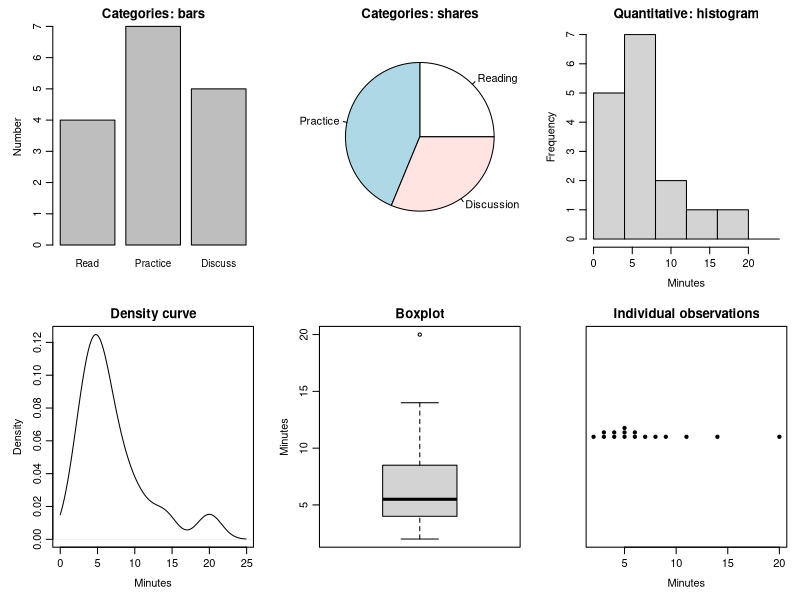
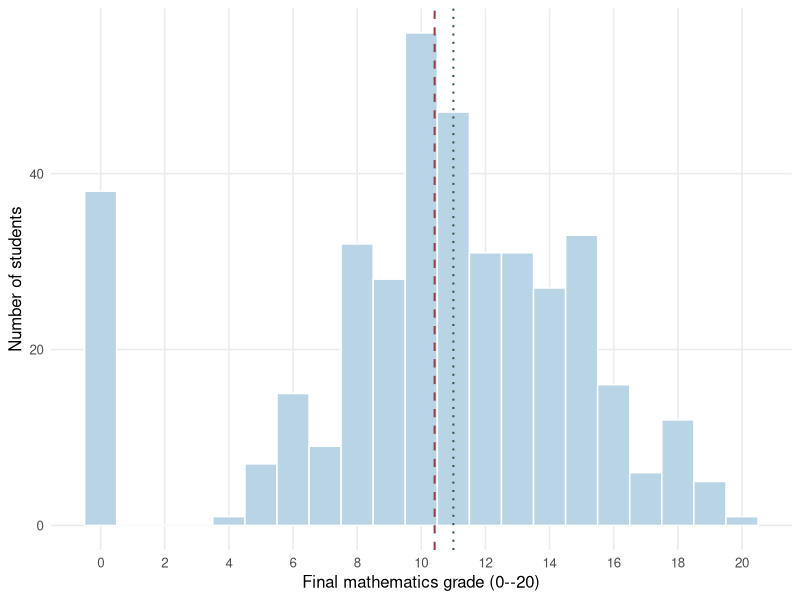
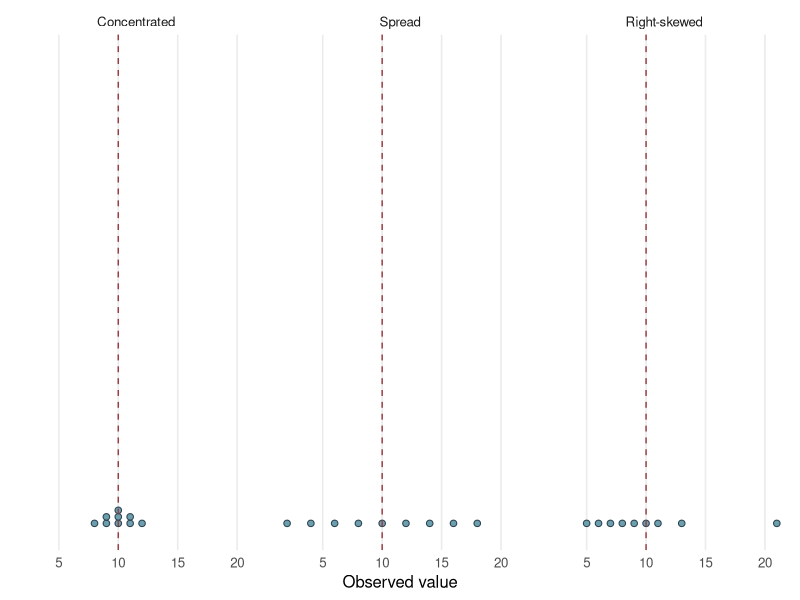
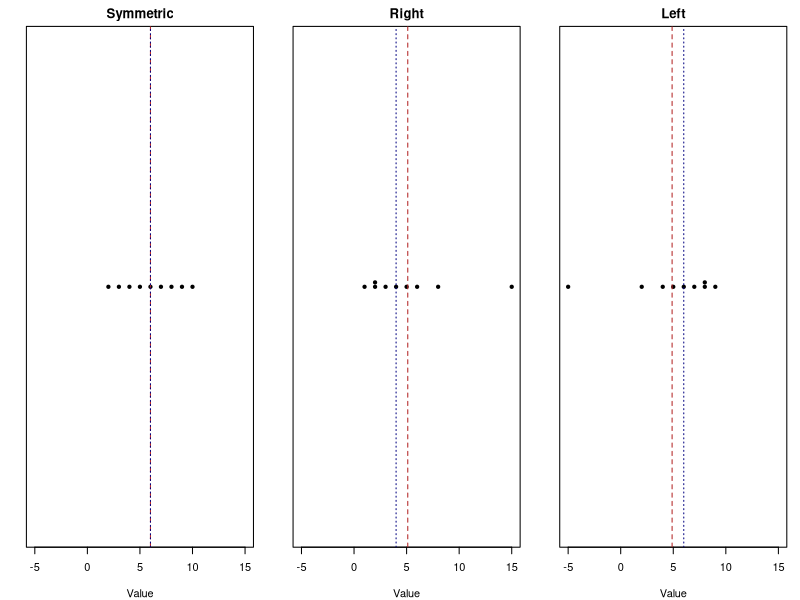
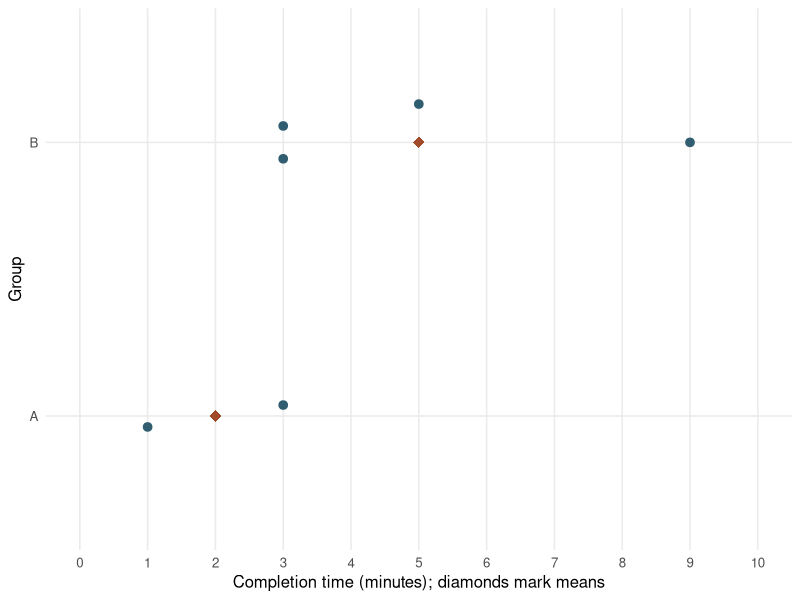
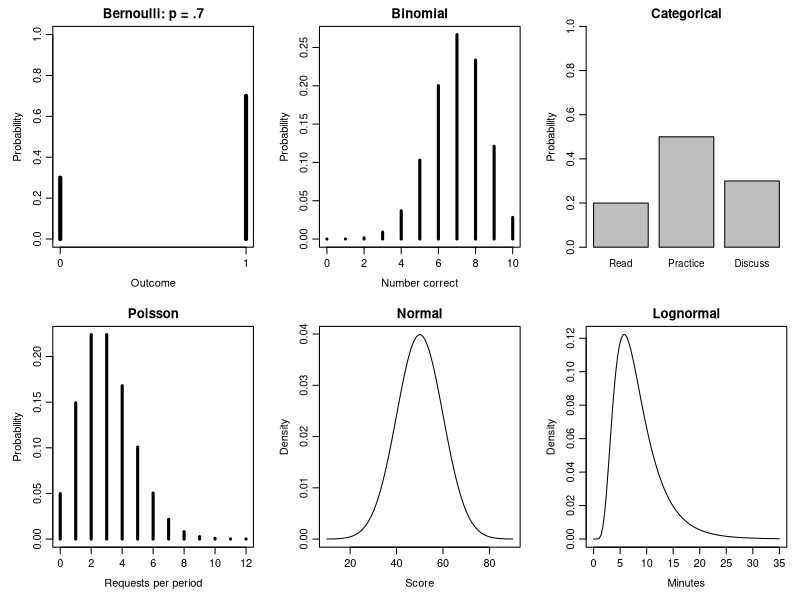
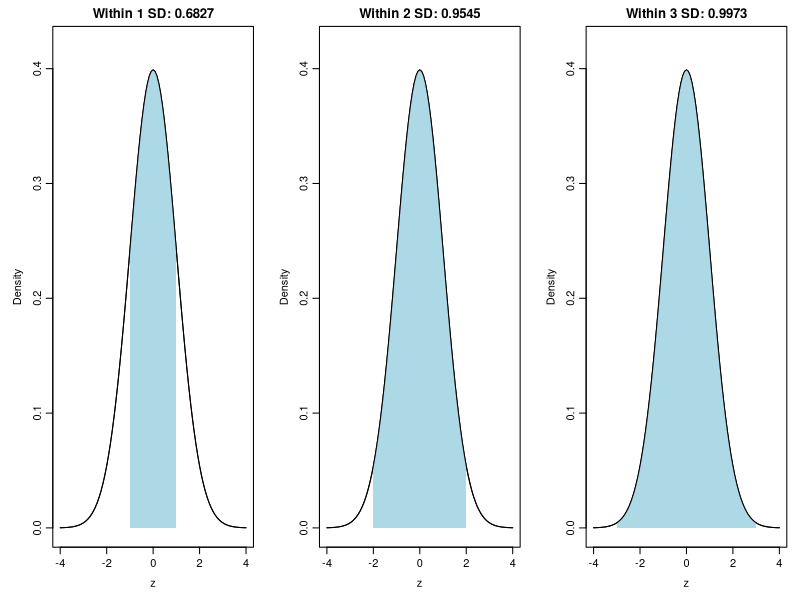
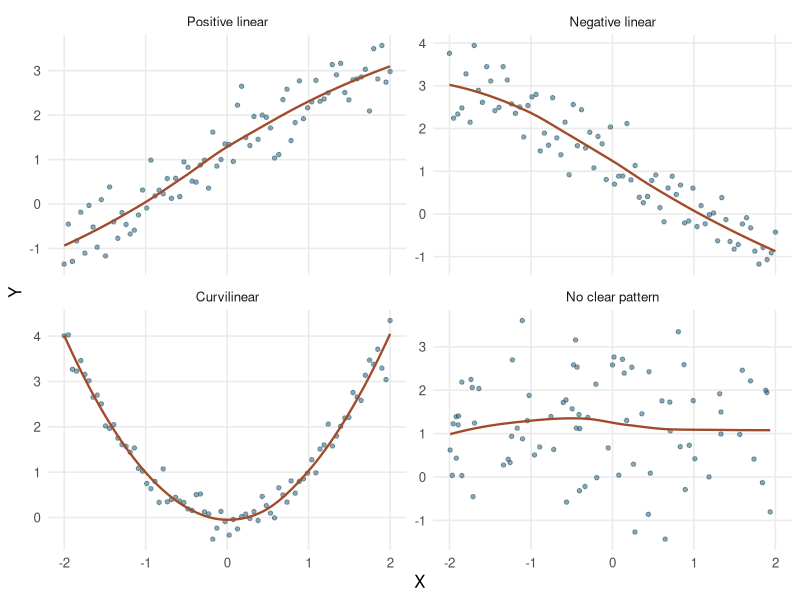

R code for these plots, in order:
## ---- chunk 1
#| label: setup
#| include: false

knitr::opts_chunk$set(
  echo = FALSE,
  warning = FALSE,
  message = FALSE,
  fig.align = "center",
  fig.width = 6,
  out.width = "100%"
)
if (knitr::is_latex_output()) {
  knitr::opts_chunk$set(dev = "cairo_pdf")
}

options(digits = 3, width = 72, scipen = 4)
library(ggplot2)
theme_set(
  theme_minimal(base_size = 12) +
    theme(
      panel.grid.minor = element_blank(),
      legend.position = "bottom",
      plot.title.position = "plot"
    )
)

## The curated UCI secondary-school record of Cortez and Silva (2008),
## reduced to the columns this chapter analyses and embedded so that the
## chapter renders without an external data file. Values are unchanged;
## pass reproduces the documented cut point of 10 on the 0-20 scale.
sp_absences <- c(
 6,4,10,2,4,10,0,6,0,0,0,4,2,2,0,4,6,4,16,4,0,0,2,0,2,14,2,4,4,16,0,0,0,
 0,0,0,2,7,2,8,25,8,2,0,14,8,12,4,2,2,2,2,6,0,6,8,0,4,2,2,6,6,4,2,0,2,4,
 4,2,12,0,0,2,2,54,6,8,0,2,12,2,4,10,4,2,6,4,4,12,18,0,4,4,0,6,2,2,2,6,
 0,14,0,4,26,0,10,8,2,6,4,6,0,6,10,8,2,2,0,20,6,2,6,2,18,0,0,0,2,0,8,0,
 0,12,16,0,0,0,0,0,0,0,8,2,2,0,0,0,2,0,0,0,6,8,0,0,2,8,6,2,4,0,6,0,2,0,
 16,4,0,0,0,0,2,0,0,4,4,2,4,10,4,10,2,0,56,14,12,2,0,6,4,10,0,12,8,0,0,
 4,8,24,0,2,6,4,18,6,28,5,10,6,6,10,13,0,15,12,2,22,13,3,4,2,0,2,0,0,16,
 10,2,14,10,14,4,14,2,18,10,4,20,2,0,14,2,0,0,0,6,4,16,8,0,0,6,4,0,0,2,
 6,12,8,0,21,2,1,4,0,13,2,8,10,0,15,4,2,2,2,6,75,22,15,8,30,19,1,4,4,2,
 5,6,6,9,11,0,12,6,8,4,0,10,0,5,14,0,0,0,20,8,0,38,0,18,0,20,3,22,14,40,
 0,9,0,2,23,12,3,1,0,3,3,8,7,4,2,7,0,0,0,16,12,0,7,4,4,0,11,0,4,7,9,0,0,
 10,8,2,7,4,4,0,4,2,4,0,0,2,0,0,0,4,0,0,0,10,4,3,8,14,0,2,4,4,0,17,4,5,
 2,0,14,2,7,0,0,0,11,3,3,0,5
)

sp_grade_period_2 <- c(
 6,5,8,14,10,15,12,5,18,15,8,12,14,10,16,14,14,10,5,10,14,15,15,13,9,9,
 12,16,11,12,11,16,16,10,14,7,16,16,12,13,10,12,18,8,10,8,12,19,15,7,13,
 13,11,10,13,9,15,15,10,16,11,8,10,9,10,15,13,7,9,16,15,10,6,12,12,9,11,
 11,8,5,12,10,6,15,10,9,7,14,10,6,7,17,6,10,13,10,15,9,14,9,7,17,13,6,
 18,11,8,18,13,15,19,10,13,19,9,15,13,14,7,13,15,14,13,11,7,13,10,8,4,
 18,0,0,13,11,0,0,0,0,12,16,9,9,11,14,0,11,7,11,6,9,5,13,10,0,11,8,12,8,
 15,12,6,9,0,10,8,11,10,15,7,14,5,15,11,7,11,9,13,5,8,10,8,13,17,9,13,
 12,12,15,7,9,12,8,8,9,14,15,15,9,18,9,16,10,9,6,10,9,7,12,9,7,8,12,13,
 7,10,15,6,6,7,10,6,5,16,13,13,8,15,11,8,10,13,11,9,13,7,9,13,12,11,7,
 12,11,0,12,0,18,12,8,5,15,8,10,9,9,12,9,12,11,14,9,18,8,12,9,10,17,9,
 10,9,0,9,14,11,14,10,12,9,9,8,11,8,9,12,9,9,10,18,12,14,13,11,15,12,18,
 13,12,9,8,13,15,10,11,12,17,14,12,18,9,12,10,9,12,11,10,13,11,8,10,11,
 11,13,9,11,14,15,12,15,10,9,14,8,14,0,8,9,15,13,8,15,10,12,10,15,8,10,
 13,15,10,15,13,7,13,7,8,11,9,13,12,10,16,13,12,11,15,11,10,13,6,10,12,
 7,12,11,5,18,8,14,9,15,10,14,6,11,5,5,9,5,5,9,5,9,16,8,12,9
)

sp_final_grade <- c(
 6,6,10,15,10,15,11,6,19,15,9,12,14,11,16,14,14,10,5,10,15,15,16,12,8,8,
 11,15,11,11,12,17,16,12,15,6,18,15,11,13,11,12,18,11,9,6,11,20,14,7,13,
 13,10,11,13,10,15,15,9,16,11,11,9,9,10,15,12,6,8,16,15,10,5,14,11,10,
 10,11,10,5,12,11,6,15,10,8,6,14,10,7,8,18,6,10,14,10,15,10,14,8,5,17,
 14,6,18,11,8,18,13,16,19,10,13,19,9,16,14,13,8,13,15,15,13,13,8,12,11,
 9,0,18,0,0,12,11,0,0,0,0,12,15,0,9,11,13,0,11,0,11,0,10,0,14,10,0,12,8,
 13,10,15,12,0,7,0,10,7,12,10,16,0,14,0,16,10,0,9,9,11,6,9,11,8,12,17,8,
 12,11,11,15,9,10,13,9,8,10,14,15,16,10,18,10,16,10,10,6,11,9,7,13,10,7,
 8,13,14,8,10,15,4,8,8,10,6,0,17,13,14,7,15,12,9,12,14,11,9,13,6,10,13,
 12,11,0,12,12,0,12,0,18,13,8,5,15,8,10,8,8,12,8,13,11,14,0,18,8,12,9,0,
 17,10,11,10,0,9,14,11,14,10,12,9,9,8,10,8,10,12,10,11,11,19,12,14,15,
 11,15,13,18,14,11,0,8,14,16,11,10,14,18,13,12,18,8,12,10,0,13,11,11,13,
 11,0,9,10,11,13,9,11,15,15,11,16,10,9,14,8,14,0,0,0,15,13,0,17,10,11,0,
 15,0,10,14,16,9,15,13,8,13,8,8,11,9,13,11,10,16,13,12,10,15,12,10,13,0,
 10,11,9,12,11,5,19,10,15,10,15,10,14,7,10,0,5,10,6,0,8,0,9,16,7,10,9
)

sp_higher_no <- c(
 79,128,149,151,154,161,164,165,166,167,240,248,251,253,270,277,312,353,
 362,372
)

sp_school_ms <- c(
 350,351,352,353,354,355,356,357,358,359,360,361,362,363,364,365,366,
 367,368,369,370,371,372,373,374,375,376,377,378,379,380,381,382,383,
 384,385,386,387,388,389,390,391,392,393,394,395
)

students <- data.frame(
  student_id = sprintf("U%03d", seq_along(sp_absences)),
  school = "GP",
  absences = as.integer(sp_absences),
  grade_period_2 = as.integer(sp_grade_period_2),
  final_grade = as.integer(sp_final_grade),
  higher_education = "yes",
  stringsAsFactors = FALSE
)
students$school[sp_school_ms] <- "MS"
students$higher_education[sp_higher_no] <- "no"
students$pass <- ifelse(students$final_grade >= 10, "Yes", "No")

grade_zero <- students$final_grade == 0
students_no_grade_zero <- students[!grade_zero, ]
stopifnot(
  sum(grade_zero) == 38L,
  all(students$absences[grade_zero] == 0),
  sum(students$grade_period_2[grade_zero] > 0) == 25L
)
grade_zero_sensitivity <- c(
  n = nrow(students_no_grade_zero),
  mean = mean(students_no_grade_zero$final_grade),
  median = median(students_no_grade_zero$final_grade),
  variance = var(students_no_grade_zero$final_grade),
  sd = sd(students_no_grade_zero$final_grade),
  IQR = IQR(students_no_grade_zero$final_grade),
  covariance = cov(
    students_no_grade_zero$absences,
    students_no_grade_zero$final_grade
  ),
  correlation = cor(
    students_no_grade_zero$absences,
    students_no_grade_zero$final_grade
  )
)

grade_summary <- data.frame(
  Summary = c("Mean", "Median", "Sample variance", "Sample standard deviation", "IQR"),
  Value = c(
    mean(students$final_grade),
    median(students$final_grade),
    var(students$final_grade),
    sd(students$final_grade),
    IQR(students$final_grade)
  ),
  Units = c("grade points", "grade points", "squared grade points",
            "grade points", "grade points")
)

same_mean <- data.frame(
  Pattern = factor(
    rep(c("Concentrated", "Spread", "Right-skewed"), each = 9),
    levels = c("Concentrated", "Spread", "Right-skewed")
  ),
  Value = c(
    8, 9, 9, 10, 10, 10, 11, 11, 12,
    2, 4, 6, 8, 10, 12, 14, 16, 18,
    5, 6, 7, 8, 9, 10, 11, 13, 21
  ),
  Index = rep(seq_len(9), 3)
)

set.seed(60202)
pattern_x <- seq(-2, 2, length.out = 80)
relationship_patterns <- rbind(
  data.frame(
    X = pattern_x,
    Y = 1.2 + 1.1 * pattern_x + rnorm(80, 0, .45),
    Pattern = "Positive linear"
  ),
  data.frame(
    X = pattern_x,
    Y = 1.2 - 1.1 * pattern_x + rnorm(80, 0, .45),
    Pattern = "Negative linear"
  ),
  data.frame(
    X = pattern_x,
    Y = pattern_x^2 + rnorm(80, 0, .25),
    Pattern = "Curvilinear"
  ),
  data.frame(
    X = runif(80, -2, 2),
    Y = rnorm(80, 1.2, 1.1),
    Pattern = "No clear pattern"
  )
)
relationship_patterns$Pattern <- factor(
  relationship_patterns$Pattern,
  levels = c("Positive linear", "Negative linear", "Curvilinear", "No clear pattern")
)

normal_grid <- data.frame(Z = seq(-3.4, 3.4, length.out = 500))
normal_grid$Density <- dnorm(normal_grid$Z)

set.seed(60203)
repetitions <- 5000L
sample_sizes <- c(5L, 30L, 100L)
sampling_means <- do.call(rbind, lapply(sample_sizes, function(n) {
  data.frame(
    Sample_size = factor(n, levels = sample_sizes),
    Sample_mean = replicate(repetitions, mean(rexp(n, rate = 1 / 10)))
  )
}))
sampling_split <- split(sampling_means$Sample_mean, sampling_means$Sample_size)
sampling_summary <- data.frame(
  n = sample_sizes,
  Mean_of_means = vapply(sampling_split, mean, numeric(1)),
  Empirical_SE = vapply(sampling_split, sd, numeric(1)),
  Model_SE = 10 / sqrt(sample_sizes),
  row.names = NULL
)

group_times <- data.frame(
  Group = factor(c("A", "A", "B", "B", "B", "B")),
  Minutes = c(1, 3, 3, 3, 5, 9)
)
intention_counts <- table(
  factor(students$higher_education, levels = c("no", "yes")),
  factor(students$pass, levels = c("Yes", "No"))
)
stopifnot(
  identical(as.integer(intention_counts), c(7L, 258L, 13L, 117L)),
  abs(cor(students$absences, students$final_grade) - 0.03424731615) < 1e-8,
  abs(mean(group_times$Minutes) - 4) < 1e-12
)
## ---- chunk 2
#| label: tbl-student-preview
#| tbl-cap: "Selected students from the mathematics dataset"
#| tbl-colwidths: [23, 19, 25, 33]
preview <- students[c(1, 2, 3, 350, 351, 352),
                    c("student_id", "school", "absences", "final_grade")]
names(preview) <- c("Student ID", "School", "Absences", "Final grade")
knitr::kable(preview, booktabs = TRUE, row.names = FALSE,
             align = c("l", "l", "r", "r"))
## ---- chunk 3
#| label: fig-ch02-graph-gallery
#| fig-cap: "Several views of invented learning records: category proportions and the distribution of completion times."
#| fig-alt: "Bar and pie panels show counts four, seven and five for three learning formats. A histogram, density curve and boxplot show the same sixteen completion times, with a long right tail. The final panel shows individual times."
#| fig-height: 5.5
#| fig-pos: "H"

times <- c(2, 3, 3, 4, 4, 5, 5, 5, 6, 6, 7, 8, 9, 11, 14, 20)
formats <- c(Reading = 4, Practice = 7, Discussion = 5)
op <- par(mfrow = c(2, 3), mar = c(4, 4, 2, 1),
          mgp = c(2.2, .7, 0))
barplot(formats, names.arg = c("Read", "Practice", "Discuss"),
        cex.names = .9, ylab = "Number", main = "Categories: bars")
pie(formats, main = "Categories: shares")
hist(times, breaks = seq(0, 24, 4), xlab = "Minutes",
     main = "Quantitative: histogram")
plot(density(times, from = 0), xlab = "Minutes", main = "Density curve")
boxplot(times, ylab = "Minutes", main = "Boxplot")
stripchart(times, method = "stack", xlab = "Minutes",
           main = "Individual observations", pch = 19)
par(op)
## ---- chunk 4
#| label: fig-grade-distribution
#| fig-cap: "Distribution of final mathematics grades for the 395 students. Dashed and dotted lines mark the mean and median, respectively."
#| fig-alt: "A histogram of grades from zero to twenty is centered near eleven, bounded at both ends, and shows a visible group at zero."
#| fig-height: 3
#| fig-pos: "H"

ggplot(students, aes(x = final_grade)) +
  geom_histogram(
    binwidth = 1,
    boundary = -.5,
    fill = "#B9D5E5",
    color = "white"
  ) +
  geom_vline(xintercept = mean(students$final_grade),
             color = "#9B3D45", linetype = 2, linewidth = .7) +
  geom_vline(xintercept = median(students$final_grade),
             color = "#315B45", linetype = 3, linewidth = .7) +
  scale_x_continuous(breaks = seq(0, 20, 2)) +
  labs(
    x = "Final mathematics grade (0--20)",
    y = "Number of students"
  )
## ---- chunk 5
#| label: tbl-grade-summary
#| tbl-cap: "Five numerical summaries of final mathematics grade."
#| tbl-colwidths: [32, 24, 28]

grade_print <- grade_summary
grade_print$Value <- sprintf("%.4f", grade_summary$Value)
knitr::kable(
  grade_print,
  booktabs = TRUE,
  align = c("l", "r", "l")
)
## ---- chunk 6
#| label: fig-same-mean
#| fig-cap: "Three invented distributions share a mean of 10.0000 but differ in shape and spread."
#| fig-alt: "Faceted dot plots show a concentrated distribution around ten, a broad evenly spaced distribution, and a right-skewed distribution. Each has mean ten."
#| fig-height: 2.1
#| fig-pos: "H"

ggplot(same_mean, aes(x = Value, y = 0)) +
  geom_dotplot(binaxis = "x", stackdir = "up", binwidth = .55,
               fill = "#6C9EAE", color = "#28424F") +
  geom_vline(xintercept = 10, linetype = 2, color = "#9B3D45") +
  facet_wrap(~ Pattern, nrow = 1) +
  scale_y_continuous(NULL, breaks = NULL) +
  labs(x = "Observed value")
## ---- chunk 7
#| label: fig-ch02-skew-centers
#| fig-cap: "Three invented shapes: the mean moves toward the longer tail."
#| fig-alt: "The symmetric values have mean and median six. Right-skewed values have mean 5.1111 and median four; reflected left-skewed values have mean 4.8889 and median six. Dashed and dotted lines mark mean and median."
#| fig-height: 2.5
#| fig-pos: "H"

shapes <- list(Symmetric = c(2, 3, 4, 5, 6, 7, 8, 9, 10),
               Right = c(1, 2, 2, 3, 4, 5, 6, 8, 15))
shapes$Left <- 10 - shapes$Right
op <- par(mfrow = c(1, 3), mar = c(4, 2, 2, 1))
for (nm in names(shapes)) {
  v <- shapes[[nm]]
  stripchart(v, method = "stack", pch = 19, xlim = c(-5, 15),
             xlab = "Value", main = nm)
  abline(v = mean(v), lty = 2, col = "firebrick")
  abline(v = median(v), lty = 3, col = "navy")
}
par(op)
## ---- chunk 8
#| label: fig-ch02-groups
#| fig-cap: "Completion times and group means in the invented six-learner example"
#| fig-alt: "Group A has times one and three, with mean two. Group B has times three, three, five, and nine, with mean five. The two three-minute learners in group B are shown separately. Diamonds mark group means."
#| fig-height: 2.7
#| fig-pos: "H"
group_plot <- group_times
group_plot$Position <- c(.96, 1.04, 1.94, 2.06, 2.14, 2)
ggplot(group_plot, aes(x = Minutes, y = Position)) +
  geom_point(size = 2.6, color = "#315D70") +
  geom_point(data = data.frame(Minutes = c(2, 5), Position = c(1, 2)),
             shape = 18, size = 3.5, color = "#A24B2A") +
  scale_x_continuous(breaks = 0:10, limits = c(0, 10)) +
  scale_y_continuous(breaks = c(1, 2), labels = c("A", "B"),
                     limits = c(.6, 2.4)) +
  labs(x = "Completion time (minutes); diamonds mark means", y = "Group")
## ---- chunk 9
#| label: fig-ch02-model-gallery
#| fig-cap: "Six probability models with declared parameters: masses for discrete outcomes and density curves for continuous outcomes."
#| fig-alt: "Bernoulli probabilities at zero and one are .3 and .7. A Binomial with ten trials and success probability .7 peaks near seven. Three category probabilities are .2, .5 and .3. A Poisson with mean three has a right tail. A Normal with mean fifty and SD ten is symmetric; a Lognormal with log mean two and log SD .5 is positive and right-skewed."
#| fig-height: 5.5
#| fig-pos: "H"

op <- par(mfrow = c(2, 3), mar = c(4, 4, 2, 1),
          mgp = c(2.2, .7, 0))
plot(0:1, dbinom(0:1, size = 1, prob = .7), type = "h", lwd = 4,
     ylim = c(0, 1), xlab = "Outcome", ylab = "Probability",
     main = "Bernoulli: p = .7", xaxt = "n")
axis(1, at = 0:1)
plot(0:10, dbinom(0:10, size = 10, prob = .7), type = "h", lwd = 3,
     xlab = "Number correct", ylab = "Probability", main = "Binomial")
barplot(c(Reading = .2, Practice = .5, Discussion = .3),
        names.arg = c("Read", "Practice", "Discuss"), cex.names = .9,
        ylim = c(0, 1), ylab = "Probability", main = "Categorical")
plot(0:12, dpois(0:12, lambda = 3), type = "h", lwd = 3,
     xlab = "Requests per period", ylab = "Probability", main = "Poisson")
curve(dnorm(x, mean = 50, sd = 10), from = 10, to = 90,
      xlab = "Score", ylab = "Density", main = "Normal")
curve(dlnorm(x, meanlog = 2, sdlog = .5), from = 0, to = 35,
      xlab = "Minutes", ylab = "Density", main = "Lognormal")
par(op)
## ---- chunk 10
#| label: fig-standard-normal
#| fig-cap: "Central Normal probabilities within one, two and three SDs."
#| fig-alt: "Three identical standard Normal curves shade the areas between minus and plus one, two, and three. Their central probabilities are .6827, .9545 and .9973."
#| fig-height: 2.6
#| fig-pos: "H"

op <- par(mfrow = c(1, 3), mar = c(4, 4, 2, 1),
          mgp = c(2.2, .7, 0))
for (k in 1:3) {
  curve(dnorm(x), from = -4, to = 4, ylim = c(0, .42),
        xlab = "z", ylab = "Density",
        main = sprintf("Within %d SD: %.4f", k, 2 * pnorm(k) - 1))
  zz <- seq(-k, k, length.out = 300)
  polygon(c(-k, zz, k), c(0, dnorm(zz), 0),
          col = "lightblue", border = NA)
  curve(dnorm(x), add = TRUE)
}
par(op)
## ---- chunk 11
#| label: tbl-ch02-intention-pass
#| tbl-cap: "Higher-education intention and mathematics pass status for the 395 students"
#| tbl-colwidths: [40, 20, 22, 18]
counts_print <- data.frame(
  "Intends higher education" = c("No", "Yes", "Total"),
  "Passed" = c(intention_counts[, 1], sum(intention_counts[, 1])),
  "Did not pass" = c(intention_counts[, 2], sum(intention_counts[, 2])),
  "Total" = c(rowSums(intention_counts), sum(intention_counts)),
  check.names = FALSE
)
knitr::kable(counts_print, booktabs = TRUE, row.names = FALSE,
             align = c("l", "r", "r", "r"))
## ---- chunk 12
#| label: fig-relationship-forms
#| fig-cap: "Linear, curvilinear, and patternless relationships require different descriptions."
#| fig-alt: "Four panels show a positive line, a negative line, a U-shaped curve, and no clear pattern."
#| fig-height: 3.4
#| fig-pos: "H"

ggplot(relationship_patterns, aes(x = X, y = Y)) +
  geom_point(alpha = .55, size = 1.2, color = "#2F6073") +
  geom_smooth(method = "loess", se = FALSE, linewidth = .8, color = "#A24B2A") +
  facet_wrap(~ Pattern, nrow = 2, scales = "free_y") +
  labs(x = "X", y = "Y")
## ---- chunk 13
#| label: fig-ch02-r-gallery
#| fig-cap: "Six simulated scatterplots show different directions and strengths of linear association; labels report the sample correlation of each panel."
#| fig-alt: "Six panels use common horizontal and vertical scales and equal sample sizes. They range from strongly negative through weak association to strongly positive. Each label gives its computed Pearson correlation."
#| fig-height: 4.8
#| fig-pos: "H"

set.seed(60206)
targets <- c(-.9, -.5, 0, .3, .6, .9)
panels <- lapply(targets, function(rho) {
  x <- rnorm(80)
  y <- rho * x + sqrt(1 - rho^2) * rnorm(80)
  data.frame(x = x, y = y)
})
lim <- range(unlist(panels))
op <- par(mfrow = c(2, 3), mar = c(4, 4, 2, 1),
          mgp = c(2.2, .7, 0))
for (d in panels) {
  plot(d$x, d$y, pch = 19, cex = .6, xlim = lim, ylim = lim,
       xlab = "x", ylab = "y",
       main = sprintf("Sample r = %.4f", cor(d$x, d$y)))
}
par(op)
## ---- chunk 14
#| label: fig-absence-grade
#| fig-cap: "Recorded absences and final mathematics grade in the observational two-school dataset."
#| fig-alt: "A jittered scatterplot shows most students below twenty absences, a concentrated set at zero absences and zero final grade, a few much larger absence counts up to seventy-five, and little overall linear pattern. The smooth rises from zero absences to low positive counts, then declines, with fewer students in the high-absence tail."
#| fig-height: 3.1
#| fig-pos: "H"

set.seed(60205)
ggplot(students, aes(x = absences, y = final_grade)) +
  geom_jitter(width = .35, height = .18, alpha = .48,
              color = "#28536B", size = 1.35) +
  geom_smooth(method = "loess", se = FALSE, color = "#A24B2A",
              linewidth = .9) +
  scale_x_continuous(breaks = c(0, 10, 20, 30, 40, 50, 60, 75)) +
  scale_y_continuous(breaks = seq(0, 20, 5), limits = c(-.5, 20.5)) +
  labs(
    x = "Recorded absences (count)",
    y = "Final mathematics grade\n(0--20)"
  )
## ---- chunk 15
#| label: fig-ch02-sampling-process
#| fig-cap: "Repeating the same sampling process produces a distribution of sample means. The grade values are invented illustrations."
#| fig-alt: "The same population of twenty thousand students supplies three repeated samples of one hundred. Their sample means are ten point six, eleven point two, and ten point nine. The individual grades within a sample and the sample means across repetitions form different distributions."
#| fig-height: 3.1
#| fig-pos: "H"
par(mar = c(0, 0, 0, 0), family = "sans")
plot.new()
plot.window(xlim = c(0, 10), ylim = c(0, 5), xaxs = "i", yaxs = "i")
rect(0.1, 1.5, 3.0, 3.5, col = "#E9F0F5", border = "#44657D")
text(1.55, 2.5, "Same population\n20,000 students", cex = 1.05)
sample_y <- c(4.2, 2.5, 0.8)
for (j in seq_along(sample_y)) {
  arrows(3.1, 2.5, 4.0, sample_y[j], length = .07, col = "#44657D")
  rect(4.1, sample_y[j] - .55, 7.0, sample_y[j] + .55,
       col = "#F3F5F5", border = "#647780")
  text(5.55, sample_y[j], paste0("Sample ", j, "\n100 students"), cex = 1.0)
  arrows(7.1, sample_y[j], 8.0, sample_y[j], length = .07,
         col = "#44657D")
}
text(9, 4.8, "Sample mean", cex = 1.0)
text(rep(9, 3), sample_y, c("10.6", "11.2", "10.9"), cex = 1.15)
## ---- chunk 16
#| label: fig-ch02-sampling-means
#| fig-cap: "Simulated sampling distributions of the mean waiting time. Each panel contains 5,000 sample means from independent exponential waiting times with population mean and SD both 10 minutes. The dashed line marks the population mean."
#| fig-alt: "Three histograms share an axis from zero to thirty-five minutes. For samples of five, sample means are broad and right-skewed. For samples of thirty they are narrower and more symmetric. For samples of one hundred they are tightly concentrated around ten and approximately bell-shaped."
#| fig-height: 3.4
#| fig-pos: "H"
ggplot(sampling_means, aes(x = Sample_mean)) +
  geom_histogram(binwidth = .5, boundary = 0,
                 fill = "#527D98", color = "white", linewidth = .15) +
  geom_vline(xintercept = 10, linetype = "dashed", color = "#9D4938") +
  facet_wrap(~ Sample_size, nrow = 1,
             labeller = labeller(Sample_size = function(x) paste("n =", x))) +
  scale_x_continuous(breaks = c(0, 10, 20, 30)) +
  coord_cartesian(xlim = c(0, 35)) +
  labs(x = "Sample mean waiting time (minutes)", y = "Number of sample means") +
  theme(panel.grid.minor = element_blank(),
        panel.grid.major.x = element_blank(),
        strip.text = element_text(size = 12))
## ---- chunk 17
#| label: tbl-ch02-sampling-summary
#| tbl-cap: "Center and spread of the simulated sample means, in minutes"
#| tbl-colwidths: [18, 27, 28, 27]
sampling_print <- sampling_summary
sampling_print[-1] <- lapply(sampling_print[-1], function(x) sprintf("%.4f", x))
knitr::kable(
  sampling_print,
  col.names = c("Sample size", "Mean of sample means", "Empirical SE", "Model SE"),
  align = "rrrr", booktabs = TRUE, row.names = FALSE
)
